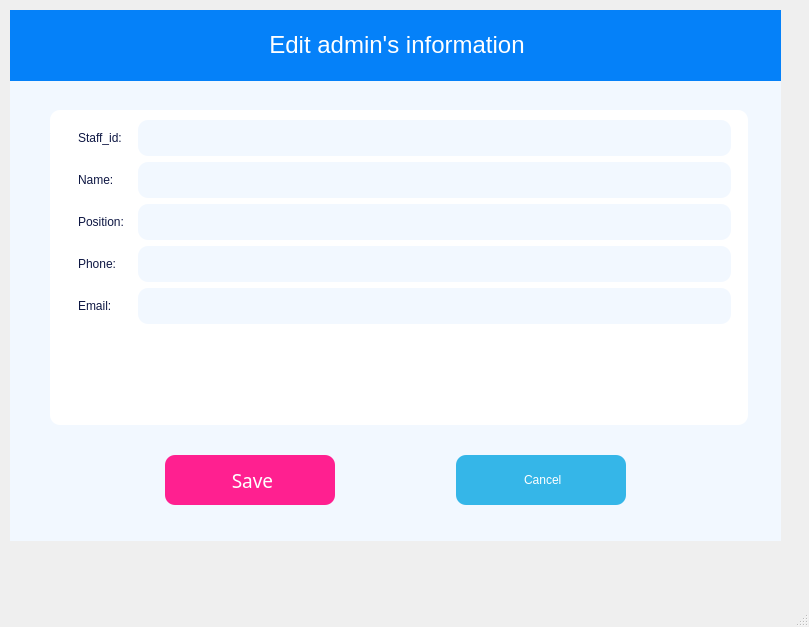
<?xml version="1.0" encoding="UTF-8"?>
<ui version="4.0">
 <class>MainWindowAddAdmin</class>
 <widget class="QMainWindow" name="MainWindowAddAdmin">
  <property name="geometry">
   <rect>
    <x>0</x>
    <y>0</y>
    <width>809</width>
    <height>627</height>
   </rect>
  </property>
  <property name="windowTitle">
   <string>Add new admin</string>
  </property>
  <widget class="QWidget" name="centralwidget">
   <widget class="QGroupBox" name="groupBox">
    <property name="geometry">
     <rect>
      <x>50</x>
      <y>110</y>
      <width>698</width>
      <height>315</height>
     </rect>
    </property>
    <property name="maximumSize">
     <size>
      <width>100000</width>
      <height>700</height>
     </size>
    </property>
    <property name="styleSheet">
     <string notr="true">padding: 5px;
border-radius: 10px;
background-color: rgb(255, 255, 255);
color: rgb(77, 77, 77);
font: 25 12pt &quot;Montserrat Light&quot;;</string>
    </property>
    <property name="title">
     <string/>
    </property>
    <widget class="QWidget" name="formLayoutWidget">
     <property name="geometry">
      <rect>
       <x>20</x>
       <y>10</y>
       <width>661</width>
       <height>295</height>
      </rect>
     </property>
     <layout class="QFormLayout" name="formLayout">
      <item row="0" column="0">
       <widget class="QLabel" name="label_2">
        <property name="styleSheet">
         <string notr="true">color: rgb(14, 23, 67);
font: 57 12pt &quot;Montserrat Medium&quot;;</string>
        </property>
        <property name="text">
         <string>Staff_id:</string>
        </property>
       </widget>
      </item>
      <item row="1" column="0">
       <widget class="QLabel" name="label_3">
        <property name="styleSheet">
         <string notr="true">color: rgb(14, 23, 67);
font: 57 12pt &quot;Montserrat Medium&quot;;</string>
        </property>
        <property name="text">
         <string>Name:</string>
        </property>
       </widget>
      </item>
      <item row="2" column="0">
       <widget class="QLabel" name="label_4">
        <property name="styleSheet">
         <string notr="true">color: rgb(14, 23, 67);
font: 57 12pt &quot;Montserrat Medium&quot;;</string>
        </property>
        <property name="text">
         <string>Position:</string>
        </property>
       </widget>
      </item>
      <item row="3" column="0">
       <widget class="QLabel" name="label_5">
        <property name="styleSheet">
         <string notr="true">color: rgb(14, 23, 67);
font: 57 12pt &quot;Montserrat Medium&quot;;</string>
        </property>
        <property name="text">
         <string>Phone:</string>
        </property>
       </widget>
      </item>
      <item row="4" column="0">
       <widget class="QLabel" name="label_6">
        <property name="styleSheet">
         <string notr="true">color: rgb(14, 23, 67);
font: 57 12pt &quot;Montserrat Medium&quot;;</string>
        </property>
        <property name="text">
         <string>Email:</string>
        </property>
       </widget>
      </item>
      <item row="0" column="1">
       <widget class="QLineEdit" name="lineEditStaffID">
        <property name="styleSheet">
         <string notr="true">background-color: rgb(242, 248, 255);
color: rgb(14, 23, 67);
font: 57 12pt &quot;Montserrat Medium&quot;;
padding: 10px;</string>
        </property>
        <property name="frame">
         <bool>false</bool>
        </property>
       </widget>
      </item>
      <item row="1" column="1">
       <widget class="QLineEdit" name="lineEditName">
        <property name="styleSheet">
         <string notr="true">background-color: rgb(242, 248, 255);
color: rgb(14, 23, 67);
font: 57 12pt &quot;Montserrat Medium&quot;;
padding: 10px;</string>
        </property>
       </widget>
      </item>
      <item row="2" column="1">
       <widget class="QLineEdit" name="lineEditPosition">
        <property name="styleSheet">
         <string notr="true">background-color: rgb(242, 248, 255);
color: rgb(14, 23, 67);
font: 57 12pt &quot;Montserrat Medium&quot;;
padding: 10px;</string>
        </property>
       </widget>
      </item>
      <item row="3" column="1">
       <widget class="QLineEdit" name="lineEditPhone">
        <property name="styleSheet">
         <string notr="true">background-color: rgb(242, 248, 255);
color: rgb(14, 23, 67);
font: 57 12pt &quot;Montserrat Medium&quot;;
padding: 10px;</string>
        </property>
       </widget>
      </item>
      <item row="4" column="1">
       <widget class="QLineEdit" name="lineEditEmail">
        <property name="styleSheet">
         <string notr="true">background-color: rgb(242, 248, 255);
color: rgb(14, 23, 67);
font: 57 12pt &quot;Montserrat Medium&quot;;
padding: 10px;</string>
        </property>
       </widget>
      </item>
     </layout>
    </widget>
   </widget>
   <widget class="QLabel" name="label_8">
    <property name="geometry">
     <rect>
      <x>10</x>
      <y>10</y>
      <width>771</width>
      <height>531</height>
     </rect>
    </property>
    <property name="styleSheet">
     <string notr="true">background-color: rgb(242, 248, 255);</string>
    </property>
    <property name="text">
     <string/>
    </property>
   </widget>
   <widget class="QLabel" name="label">
    <property name="geometry">
     <rect>
      <x>10</x>
      <y>10</y>
      <width>771</width>
      <height>71</height>
     </rect>
    </property>
    <property name="styleSheet">
     <string notr="true">  background-color: #0581F9;
font: 75 24pt &quot;CocogooseProTrial Bold&quot;;
    padding: 5px;

	color: rgb(255, 255, 255);
</string>
    </property>
    <property name="text">
     <string>&lt;html&gt;&lt;head/&gt;&lt;body&gt;&lt;p align=&quot;center&quot;&gt;&lt;span style=&quot; font-size:18pt;&quot;&gt;Edit admin's information&lt;/span&gt;&lt;/p&gt;&lt;/body&gt;&lt;/html&gt;</string>
    </property>
   </widget>
   <widget class="QWidget" name="horizontalLayoutWidget">
    <property name="geometry">
     <rect>
      <x>50</x>
      <y>440</y>
      <width>691</width>
      <height>80</height>
     </rect>
    </property>
    <layout class="QHBoxLayout" name="horizontalLayout">
     <item>
      <widget class="QPushButton" name="pushButtonSave">
       <property name="maximumSize">
        <size>
         <width>170</width>
         <height>50</height>
        </size>
       </property>
       <property name="font">
        <font>
         <family>Montserrat Medium</family>
         <pointsize>14</pointsize>
         <weight>7</weight>
         <italic>false</italic>
         <bold>false</bold>
        </font>
       </property>
       <property name="toolTip">
        <string>&lt;html&gt;&lt;head/&gt;&lt;body&gt;&lt;p&gt;&lt;span style=&quot; font-size:12pt; color:#ff2090;&quot;&gt;New&lt;/span&gt;&lt;/p&gt;&lt;/body&gt;&lt;/html&gt;</string>
       </property>
       <property name="toolTipDuration">
        <number>-1</number>
       </property>
       <property name="styleSheet">
        <string notr="true">QPushButton {
    background-color: #FF2090; /* Màu nền mặc định */

    border-radius: 10px; 
    padding: 5px;
 
	font: 57 14pt &quot;Montserrat Medium&quot;;
	color: rgb(255, 255, 255);
}

QPushButton:hover {
    background-color: #FFA2D1; /* Màu khi di chuột */  
}

QPushButton:pressed {
    background-color: #FF2090; /* Màu khi nhấn */
}

QPushButton:focus {
    border: 5px solid #FFA2D1; /* Viền khi nút được focus */ 
}



</string>
       </property>
       <property name="text">
        <string> Save</string>
       </property>
       <property name="icon">
        <iconset>
         <normaloff>../../RESOURCE/ICON/1.png</normaloff>../../RESOURCE/ICON/1.png</iconset>
       </property>
       <property name="iconSize">
        <size>
         <width>30</width>
         <height>30</height>
        </size>
       </property>
      </widget>
     </item>
     <item>
      <widget class="QPushButton" name="pushButtonCancel">
       <property name="maximumSize">
        <size>
         <width>170</width>
         <height>50</height>
        </size>
       </property>
       <property name="toolTip">
        <string>&lt;html&gt;&lt;head/&gt;&lt;body&gt;&lt;p&gt;&lt;span style=&quot; font-size:12pt; color:#35b6e8;&quot;&gt;Edit&lt;/span&gt;&lt;/p&gt;&lt;/body&gt;&lt;/html&gt;</string>
       </property>
       <property name="styleSheet">
        <string notr="true">QPushButton {
    background-color: #35B6E8; /* Màu nền mặc định */

    border-radius: 10px; 
    padding: 5px;
 
	font: 57 14pt &quot;Montserrat Medium&quot;;
	color: rgb(255, 255, 255);

}

QPushButton:hover {
    background-color: #A3E3FC; /* Màu khi di chuột */  

}

QPushButton:pressed {
    background-color: #35B6E8; /* Màu khi nhấn */
}

QPushButton:focus {
    border: 5px solid #A3E3FC; /* Viền khi nút được focus */ 
}
</string>
       </property>
       <property name="text">
        <string> Cancel</string>
       </property>
       <property name="icon">
        <iconset>
         <normaloff>../../RESOURCE/ICON/cancel.png</normaloff>../../RESOURCE/ICON/cancel.png</iconset>
       </property>
       <property name="iconSize">
        <size>
         <width>30</width>
         <height>30</height>
        </size>
       </property>
      </widget>
     </item>
    </layout>
   </widget>
   <zorder>label_8</zorder>
   <zorder>groupBox</zorder>
   <zorder>label</zorder>
   <zorder>horizontalLayoutWidget</zorder>
  </widget>
  <widget class="QMenuBar" name="menubar">
   <property name="geometry">
    <rect>
     <x>0</x>
     <y>0</y>
     <width>809</width>
     <height>26</height>
    </rect>
   </property>
  </widget>
  <widget class="QStatusBar" name="statusbar"/>
 </widget>
 <resources/>
 <connections/>
</ui>
